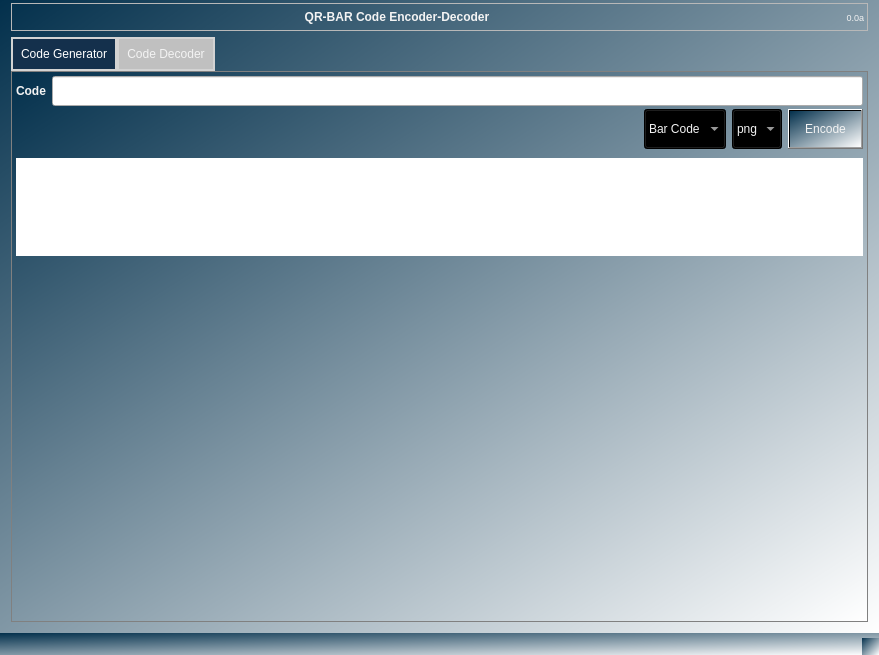
<?xml version="1.0" encoding="UTF-8"?>
<ui version="4.0">
 <class>QR_BarCodeEncoderDecoder</class>
 <widget class="QMainWindow" name="QR_BarCodeEncoderDecoder">
  <property name="geometry">
   <rect>
    <x>0</x>
    <y>0</y>
    <width>879</width>
    <height>655</height>
   </rect>
  </property>
  <property name="windowTitle">
   <string>QR-Bar Code Encoder-Decoder</string>
  </property>
  <property name="styleSheet">
   <string notr="true">background-color: qlineargradient(spread:pad, x1:0, y2:0, x2:1, y2:1, stop:0 rgba(3, 48, 76 , 255), stop:1 rgba(255, 255, 255, 255));
color: rgb(243, 243, 243);</string>
  </property>
  <widget class="QWidget" name="centralWidget">
   <layout class="QVBoxLayout" name="verticalLayout_2">
    <property name="topMargin">
     <number>3</number>
    </property>
    <item>
     <widget class="QFrame" name="frame">
      <property name="styleSheet">
       <string notr="true">background-color: none</string>
      </property>
      <property name="frameShape">
       <enum>QFrame::StyledPanel</enum>
      </property>
      <property name="frameShadow">
       <enum>QFrame::Raised</enum>
      </property>
      <layout class="QHBoxLayout" name="horizontalLayout_3">
       <property name="spacing">
        <number>2</number>
       </property>
       <property name="leftMargin">
        <number>3</number>
       </property>
       <property name="topMargin">
        <number>3</number>
       </property>
       <property name="rightMargin">
        <number>3</number>
       </property>
       <property name="bottomMargin">
        <number>3</number>
       </property>
       <item>
        <widget class="QPushButton" name="pushButton_about">
         <property name="minimumSize">
          <size>
           <width>25</width>
           <height>20</height>
          </size>
         </property>
         <property name="maximumSize">
          <size>
           <width>25</width>
           <height>20</height>
          </size>
         </property>
         <property name="text">
          <string/>
         </property>
         <property name="icon">
          <iconset resource="icons.qrc">
           <normaloff>:/images/main.png</normaloff>:/images/main.png</iconset>
         </property>
         <property name="iconSize">
          <size>
           <width>25</width>
           <height>20</height>
          </size>
         </property>
         <property name="flat">
          <bool>true</bool>
         </property>
        </widget>
       </item>
       <item>
        <widget class="QLabel" name="label_title">
         <property name="font">
          <font>
           <weight>75</weight>
           <bold>true</bold>
          </font>
         </property>
         <property name="text">
          <string>QR-BAR Code Encoder-Decoder</string>
         </property>
         <property name="alignment">
          <set>Qt::AlignCenter</set>
         </property>
        </widget>
       </item>
       <item>
        <widget class="QLabel" name="label_version">
         <property name="maximumSize">
          <size>
           <width>110</width>
           <height>16777215</height>
          </size>
         </property>
         <property name="font">
          <font>
           <pointsize>7</pointsize>
          </font>
         </property>
         <property name="text">
          <string>0.0a</string>
         </property>
         <property name="alignment">
          <set>Qt::AlignRight|Qt::AlignTrailing|Qt::AlignVCenter</set>
         </property>
        </widget>
       </item>
      </layout>
     </widget>
    </item>
    <item>
     <widget class="QTabWidget" name="tabWidget">
      <property name="styleSheet">
       <string notr="true">QTabWidget::pane {
  	border: 1px solid gray;
  	/*top:-1px; */
	background-color: rgb(186, 189, 190);
} 

QTabBar::tab {
  	background: rgb(230, 230, 76); 
  	border: 2px solid lightgray; 
  	padding: 8px;
} 

QTabWidget::tab-bar {
    width: 16777215px;
    border: 5px solid black;
	/*alignment: center;*/
}
QTabBar::tab:selected {
	background-color: rgb(20, 48, 76);
	color: rgb(255, 255, 255);
}

QTabBar::tab:!selected {
    background: silver;
}

QTabBar::tab:!selected:hover {
    background: #999;
}</string>
      </property>
      <property name="currentIndex">
       <number>0</number>
      </property>
      <widget class="QWidget" name="tab_encoder">
       <attribute name="title">
        <string>Code Generator</string>
       </attribute>
       <layout class="QVBoxLayout" name="verticalLayout_4">
        <property name="spacing">
         <number>3</number>
        </property>
        <property name="leftMargin">
         <number>4</number>
        </property>
        <property name="topMargin">
         <number>4</number>
        </property>
        <property name="rightMargin">
         <number>4</number>
        </property>
        <property name="bottomMargin">
         <number>4</number>
        </property>
        <item>
         <layout class="QHBoxLayout" name="horizontalLayout_2">
          <item>
           <widget class="QLabel" name="label">
            <property name="font">
             <font>
              <weight>75</weight>
              <bold>true</bold>
             </font>
            </property>
            <property name="styleSheet">
             <string notr="true">background-color: none</string>
            </property>
            <property name="text">
             <string>Code</string>
            </property>
           </widget>
          </item>
          <item>
           <widget class="QLineEdit" name="lineEdit">
            <property name="minimumSize">
             <size>
              <width>0</width>
              <height>30</height>
             </size>
            </property>
            <property name="styleSheet">
             <string notr="true">background-color: none;
color: rgb(52, 101, 164);</string>
            </property>
            <property name="text">
             <string/>
            </property>
           </widget>
          </item>
         </layout>
        </item>
        <item>
         <layout class="QHBoxLayout" name="horizontalLayout">
          <item>
           <spacer name="horizontalSpacer">
            <property name="orientation">
             <enum>Qt::Horizontal</enum>
            </property>
            <property name="sizeHint" stdset="0">
             <size>
              <width>40</width>
              <height>20</height>
             </size>
            </property>
           </spacer>
          </item>
          <item>
           <widget class="QComboBox" name="comboBox_code_type">
            <property name="minimumSize">
             <size>
              <width>0</width>
              <height>40</height>
             </size>
            </property>
            <property name="styleSheet">
             <string notr="true">background-color: rbg(21, 67, 96)</string>
            </property>
            <item>
             <property name="text">
              <string>Bar Code</string>
             </property>
            </item>
            <item>
             <property name="text">
              <string>QR Code</string>
             </property>
            </item>
           </widget>
          </item>
          <item>
           <widget class="QComboBox" name="comboBox_image_type">
            <property name="minimumSize">
             <size>
              <width>0</width>
              <height>40</height>
             </size>
            </property>
            <property name="styleSheet">
             <string notr="true">background-color: rbg(21, 67, 96)</string>
            </property>
            <item>
             <property name="text">
              <string>png</string>
             </property>
            </item>
            <item>
             <property name="text">
              <string>jpg</string>
             </property>
            </item>
           </widget>
          </item>
          <item>
           <widget class="QPushButton" name="pushButton_Encode">
            <property name="minimumSize">
             <size>
              <width>0</width>
              <height>40</height>
             </size>
            </property>
            <property name="styleSheet">
             <string notr="true">background-color: rbg(21, 67, 96)</string>
            </property>
            <property name="text">
             <string>Encode</string>
            </property>
           </widget>
          </item>
         </layout>
        </item>
        <item>
         <spacer name="verticalSpacer_2">
          <property name="orientation">
           <enum>Qt::Vertical</enum>
          </property>
          <property name="sizeHint" stdset="0">
           <size>
            <width>20</width>
            <height>40</height>
           </size>
          </property>
         </spacer>
        </item>
        <item>
         <widget class="QWidget" name="widget_Barcode" native="true">
          <property name="styleSheet">
           <string notr="true">background-color: rgb(255, 255, 255);</string>
          </property>
          <layout class="QVBoxLayout" name="verticalLayout">
           <item>
            <widget class="QLabel" name="label_BarCode">
             <property name="minimumSize">
              <size>
               <width>0</width>
               <height>60</height>
              </size>
             </property>
             <property name="text">
              <string/>
             </property>
             <property name="scaledContents">
              <bool>true</bool>
             </property>
             <property name="alignment">
              <set>Qt::AlignCenter</set>
             </property>
            </widget>
           </item>
           <item>
            <widget class="QLabel" name="label_BarStr">
             <property name="maximumSize">
              <size>
               <width>16777215</width>
               <height>10</height>
              </size>
             </property>
             <property name="font">
              <font>
               <pointsize>8</pointsize>
              </font>
             </property>
             <property name="styleSheet">
              <string notr="true">color: rgb(0, 0, 0);</string>
             </property>
             <property name="text">
              <string/>
             </property>
             <property name="alignment">
              <set>Qt::AlignCenter</set>
             </property>
            </widget>
           </item>
          </layout>
         </widget>
        </item>
        <item>
         <spacer name="verticalSpacer">
          <property name="orientation">
           <enum>Qt::Vertical</enum>
          </property>
          <property name="sizeHint" stdset="0">
           <size>
            <width>20</width>
            <height>40</height>
           </size>
          </property>
         </spacer>
        </item>
        <item>
         <widget class="QWidget" name="widget_QrCode" native="true">
          <property name="styleSheet">
           <string notr="true">background-color: none;</string>
          </property>
          <layout class="QVBoxLayout" name="verticalLayout_3">
           <item>
            <widget class="QLabel" name="label_QrCode">
             <property name="minimumSize">
              <size>
               <width>0</width>
               <height>310</height>
              </size>
             </property>
             <property name="font">
              <font>
               <pointsize>10</pointsize>
              </font>
             </property>
             <property name="styleSheet">
              <string notr="true">background-color: none</string>
             </property>
             <property name="text">
              <string/>
             </property>
             <property name="alignment">
              <set>Qt::AlignCenter</set>
             </property>
            </widget>
           </item>
           <item>
            <widget class="QLabel" name="label_QrStr">
             <property name="font">
              <font>
               <pointsize>8</pointsize>
              </font>
             </property>
             <property name="styleSheet">
              <string notr="true">color: rgb(0, 0, 0);</string>
             </property>
             <property name="text">
              <string/>
             </property>
             <property name="alignment">
              <set>Qt::AlignCenter</set>
             </property>
            </widget>
           </item>
          </layout>
         </widget>
        </item>
       </layout>
      </widget>
      <widget class="QWidget" name="tab_decoder">
       <attribute name="title">
        <string>Code Decoder</string>
       </attribute>
       <layout class="QVBoxLayout" name="verticalLayout_5">
        <item>
         <layout class="QHBoxLayout" name="horizontalLayout_4">
          <item>
           <widget class="QPushButton" name="pushButton_Browse">
            <property name="minimumSize">
             <size>
              <width>0</width>
              <height>40</height>
             </size>
            </property>
            <property name="maximumSize">
             <size>
              <width>150</width>
              <height>16777215</height>
             </size>
            </property>
            <property name="styleSheet">
             <string notr="true">background-color: rbg(21, 67, 96);</string>
            </property>
            <property name="text">
             <string>Browse</string>
            </property>
           </widget>
          </item>
          <item>
           <widget class="QLabel" name="label_imgPath">
            <property name="styleSheet">
             <string notr="true">background-color: none</string>
            </property>
            <property name="text">
             <string>.....</string>
            </property>
           </widget>
          </item>
          <item>
           <widget class="QPushButton" name="pushButton_Decode">
            <property name="minimumSize">
             <size>
              <width>0</width>
              <height>40</height>
             </size>
            </property>
            <property name="maximumSize">
             <size>
              <width>150</width>
              <height>16777215</height>
             </size>
            </property>
            <property name="styleSheet">
             <string notr="true">background-color: rbg(21, 67, 96);</string>
            </property>
            <property name="text">
             <string>Decode</string>
            </property>
           </widget>
          </item>
         </layout>
        </item>
        <item>
         <spacer name="verticalSpacer_4">
          <property name="orientation">
           <enum>Qt::Vertical</enum>
          </property>
          <property name="sizeHint" stdset="0">
           <size>
            <width>20</width>
            <height>40</height>
           </size>
          </property>
         </spacer>
        </item>
        <item>
         <widget class="QWidget" name="widget" native="true">
          <property name="styleSheet">
           <string notr="true">background-color: none</string>
          </property>
          <layout class="QHBoxLayout" name="horizontalLayout_5">
           <item>
            <widget class="QLabel" name="label_selected_img">
             <property name="minimumSize">
              <size>
               <width>250</width>
               <height>250</height>
              </size>
             </property>
             <property name="maximumSize">
              <size>
               <width>500</width>
               <height>500</height>
              </size>
             </property>
             <property name="text">
              <string/>
             </property>
             <property name="scaledContents">
              <bool>true</bool>
             </property>
            </widget>
           </item>
           <item>
            <widget class="QPlainTextEdit" name="plainTextEdit_decoded">
             <property name="maximumSize">
              <size>
               <width>400</width>
               <height>16777215</height>
              </size>
             </property>
             <property name="styleSheet">
              <string notr="true">color: rgb(185, 241, 84);
background-color: transparent;</string>
             </property>
            </widget>
           </item>
          </layout>
         </widget>
        </item>
        <item>
         <spacer name="verticalSpacer_3">
          <property name="orientation">
           <enum>Qt::Vertical</enum>
          </property>
          <property name="sizeHint" stdset="0">
           <size>
            <width>20</width>
            <height>40</height>
           </size>
          </property>
         </spacer>
        </item>
       </layout>
      </widget>
     </widget>
    </item>
   </layout>
  </widget>
  <widget class="QStatusBar" name="statusBar"/>
 </widget>
 <layoutdefault spacing="6" margin="11"/>
 <resources>
  <include location="icons.qrc"/>
 </resources>
 <connections/>
</ui>
